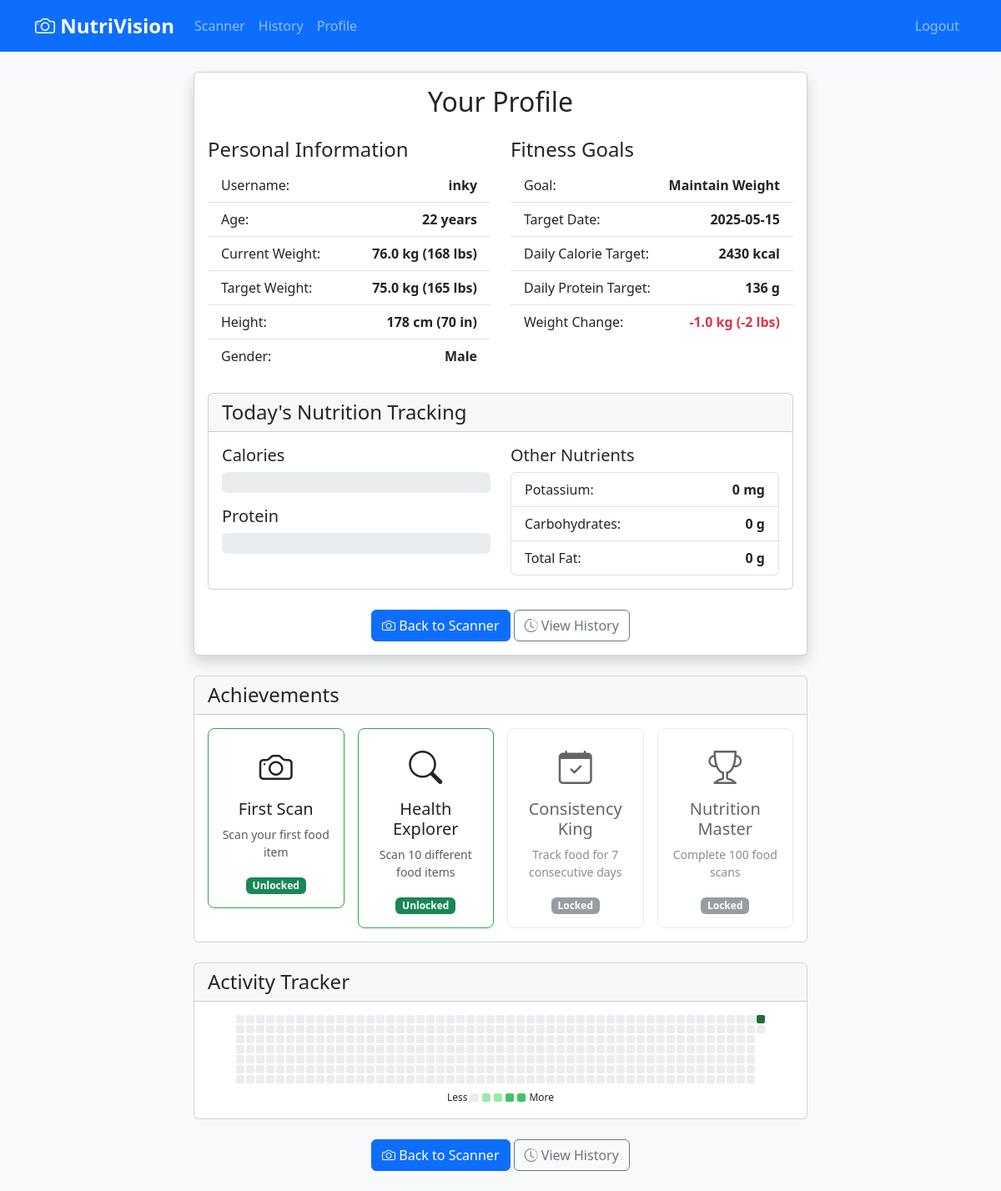
Screenshot of /profile (signed in) with the database file from the repository.
### tables this page shows
CREATE TABLE users (
        id INTEGER PRIMARY KEY AUTOINCREMENT,
        username TEXT UNIQUE NOT NULL,
        password TEXT NOT NULL,
        age INTEGER NOT NULL,
        weight REAL NOT NULL,
        target_weight REAL,
        gender TEXT NOT NULL,
        height INTEGER NOT NULL,
        goal INTEGER NOT NULL,
        target_date DATETIME NOT NULL,
        calories INTEGER NOT NULL,
        potassium INTEGER NOT NULL,
        protein INTEGER NOT NULL,
        carbs INTEGER NOT NULL,
        total_fat INTEGER NOT NULL,
        max_daily_calories INTEGER NOT NULL,
        max_daily_protein INTEGER NOT NULL,
        created_at DATETIME DEFAULT CURRENT_TIMESTAMP
    );

### app.py (the view)
@app.route("/profile")
@login_required
def profile():
    print("[DEBUG] Accessing profile page")
    conn = get_db_connection()
    cur = conn.cursor()
    cur.execute('''
        SELECT
            ROUND(COALESCE(SUM(total_cal), 0), 1) as calories,
            ROUND(COALESCE(SUM(potassium), 0), 1) as potassium,
            ROUND(COALESCE(SUM(protein), 0), 1) as protein,
            ROUND(COALESCE(SUM(total_carbs), 0), 1) as carbs,
            ROUND(COALESCE(SUM(total_fat), 0), 1) as total_fat
        FROM scanned_items
        WHERE user_id = ?
        AND date(timestamp) = date('now', 'localtime')
    ''', (current_user.id,))
    totals = cur.fetchone()
    conn.close()
    totals_dict = {
        'calories': float(totals['calories']) if totals else 0.0,
        'potassium': float(totals['potassium']) if totals else 0.0,
        'protein': float(totals['protein']) if totals else 0.0,
        'carbs': float(totals['carbs']) if totals else 0.0,
        'total_fat': float(totals['total_fat']) if totals else 0.0
    }
    return render_template('profile.html', user=current_user, totals=totals_dict)

### app.py (called while the page is built)
def get_activity_color(count):
    if count == 0:
        return '#ebedf0'
    elif count <= 2:
        return '#9be9a8'
    elif count <= 4:
        return '#40c463'
    elif count <= 6:
        return '#30a14e'
    else:
        return '#216e39'

@app.teardown_appcontext
def cleanup(error):
    if error is not None:  # Only cleanup on actual errors or shutdown
        print("[DEBUG] Cleaning up resources")
        global video_camera
        if video_camera:
            video_camera.stop()
            video_camera = None

@login_manager.user_loader
def load_user(user_id):
    conn = get_db_connection()
    cur = conn.cursor()
    cur.execute('SELECT * FROM users WHERE id = ?', (user_id,))
    user_data = cur.fetchone()
    conn.close()
    if user_data:
        user_dict = dict(user_data)
        return User(user_dict)
    return None

### database.py (called while the page is built)
def get_db_connection():
    conn = sqlite3.connect(DATABASE_NAME)
    conn.row_factory = sqlite3.Row  # This enables column access by name: row['column_name']
    return conn

### templates/profile.html (shortened to what this page needs)
{% extends "base.html" %}
{% block content %}
<div class="row justify-content-center">
    <div class="col-md-8">
        <div class="card shadow mb-4">
            <div class="card-body">
                <h2 class="card-title text-center mb-4">Your Profile</h2>
                <div class="row mb-4">
                    <div class="col-md-6">
                        <h4>Personal Information</h4>
                        <ul class="list-group list-group-flush">
                            <li class="list-group-item d-flex justify-content-between">
                                <span>Username:</span>
                                <strong>{{ user.username }}</strong>
                            </li>
                            <li class="list-group-item d-flex justify-content-between">
                                <span>Age:</span>
                                <strong>{{ user.data.age }} years</strong>
                            </li>
                            <li class="list-group-item d-flex justify-content-between">
                                <span>Current Weight:</span>
                                <strong>{{ user.data.weight }} kg ({{ (user.data.weight * 2.20462)|round|int }} lbs)</strong>
                            </li>
                            <li class="list-group-item d-flex justify-content-between">
                                <span>Target Weight:</span>
                                <strong>{{ user.data.target_weight|default(user.data.weight) }} kg ({{ (user.data.target_weight|default(user.data.weight) * 2.20462)|round|int }} lbs)</strong>
                            </li>
                            <li class="list-group-item d-flex justify-content-between">
                                <span>Height:</span>
                                <strong>{{ user.data.height }} cm ({{ (user.data.height / 2.54)|round|int }} in)</strong>
                            </li>
                            <li class="list-group-item d-flex justify-content-between">
                                <span>Gender:</span>
                                <strong>{{ user.data.gender|title }}</strong>
                            </li>
                        </ul>
                    </div>
                    <div class="col-md-6">
                        <h4>Fitness Goals</h4>
                        <ul class="list-group list-group-flush">
                            <li class="list-group-item d-flex justify-content-between">
                                <span>Goal:</span>
                                <strong>
                                    {% if user.data.goal == 1 %}
                                        Lose Weight
                                    {% elif user.data.goal == 2 %}
                                        Maintain Weight
                                    {% else %}
                                        Gain Weight
                                    {% endif %}
                                </strong>
                            </li>
                            <li class="list-group-item d-flex justify-content-between">
                                <span>Target Date:</span>
                                <strong>{{ user.data.target_date[:10] }}</strong>
                            </li>
                            <li class="list-group-item d-flex justify-content-between">
                                <span>Daily Calorie Target:</span>
                                <strong>{{ user.data.max_daily_calories }} kcal</strong>
                            </li>
                            <li class="list-group-item d-flex justify-content-between">
                                <span>Daily Protein Target:</span>
                                <strong>{{ user.data.max_daily_protein }} g</strong>
                            </li>
                            <li class="list-group-item d-flex justify-content-between">
                                <span>Weight Change:</span>
                                {% set weight_diff = (user.data.target_weight|default(user.data.weight) - user.data.weight) %}
                                {% set lbs_diff = (weight_diff * 2.20462)|round|int %}
                                <strong class="{% if weight_diff < 0 %}text-danger{% elif weight_diff > 0 %}text-success{% else %}text-muted{% endif %}">
                                    {{ weight_diff|round(1) }} kg ({{ lbs_diff }} lbs)
                                </strong>
                            </li>
                        </ul>
                    </div>
                </div>
                <div class="card mb-4">
                    <div class="card-header">
                        <h4 class="mb-0">Today's Nutrition Tracking</h4>
                    </div>
                    <div class="card-body">
                        <div class="row">
                            <div class="col-md-6">
                                <h5>Calories</h5>
                                {% set calories = totals.calories|default(0) if totals else 0 %}
                                {% set max_calories = user.data.max_daily_calories|default(2000) %}
                                {% set calorie_percent = ((calories / max_calories * 100)|round|int) if max_calories > 0 else 0 %}
                                <div class="progress mb-3" style="height: 25px;">
                                </div>
                                <h5>Protein</h5>
                                {% set protein = totals.protein|default(0) if totals else 0 %}
                                {% set max_protein = user.data.max_daily_protein|default(150) %}
                                {% set protein_percent = ((protein / max_protein * 100)|round|int) if max_protein > 0 else 0 %}
                                <div class="progress mb-3" style="height: 25px;">
                                </div>
                            </div>
                            <div class="col-md-6">
                                <h5>Other Nutrients</h5>
                                <ul class="list-group">
                                    <li class="list-group-item d-flex justify-content-between">
                                        <span>Potassium:</span>
                                        <strong>{{ (totals.potassium|default(0) if totals else 0)|round|int }} mg</strong>
                                    </li>
                                    <li class="list-group-item d-flex justify-content-between">
                                        <span>Carbohydrates:</span>
                                        <strong>{{ (totals.carbs|default(0) if totals else 0)|round|int }} g</strong>
                                    </li>
                                    <li class="list-group-item d-flex justify-content-between">
                                        <span>Total Fat:</span>
                                        <strong>{{ (totals.total_fat|default(0) if totals else 0)|round|int }} g</strong>
                                    </li>
                                </ul>
                            </div>
                        </div>
                    </div>
                </div>
                <div class="text-center">
                    <a href="{{ url_for('home') }}" class="btn btn-primary">
                        <i class="bi bi-camera"></i> Back to Scanner
                    </a>
                    <a href="{{ url_for('logs') }}" class="btn btn-outline-secondary">
                        <i class="bi bi-clock-history"></i> View History
                    </a>
                </div>
            </div>
        </div>
        <div class="card mb-4">
            <div class="card-header">
                <h4 class="mb-0">Achievements</h4>
            </div>
            <div class="card-body">
                <div class="row g-3">
                    {% set achievements = get_user_achievements(user.id) %}
                    {% for achievement in achievements %}
                    <div class="col-md-4 col-lg-3">
                        <div class="achievement-badge text-center p-3 {{ 'achieved' if achievement.unlocked else 'locked' }}">
                            <div class="badge-icon mb-2">
                                <i class="bi {{ achievement.icon }} fs-1"></i>
                            </div>
                            <h5 class="badge-title">{{ achievement.title }}</h5>
                            <p class="badge-description small text-muted">{{ achievement.description }}</p>
                            {% if achievement.unlocked %}
                            <span class="badge bg-success">Unlocked</span>
                            {% else %}
                            <span class="badge bg-secondary">Locked</span>
                            {% endif %}
                        </div>
                    </div>
                    {% endfor %}
                </div>
            </div>
        </div>
        <div class="card mb-4">
            <div class="card-header">
                <h4 class="mb-0">Activity Tracker</h4>
            </div>
            <div class="card-body">
                <div class="activity-grid">
                    {% set activity_data = get_activity_data(user.id) %}
                    <div class="activity-calendar">
                        {% for week in activity_data %}
                        <div class="activity-week">
                            {% for day in week %}
                            <div class="activity-day"
                                 data-date="{{ day.date }}"
                                 data-count="{{ day.count }}"
                                 style="background-color: {{ get_activity_color(day.count) }}">
                            </div>
                            {% endfor %}
                        </div>
                        {% endfor %}
                    </div>
                    <div class="activity-legend mt-2">
                        <span>Less</span>
                        {% for level in range(5) %}
                        <div class="activity-level" style="background-color: {{ get_activity_color(level) }}"></div>
                        {% endfor %}
                        <span>More</span>
                    </div>
                </div>
            </div>
        </div>
        <div class="text-center">
            <a href="{{ url_for('home') }}" class="btn btn-primary">
                <i class="bi bi-camera"></i> Back to Scanner
            </a>
            <a href="{{ url_for('logs') }}" class="btn btn-outline-secondary">
                <i class="bi bi-clock-history"></i> View History
            </a>
        </div>
    </div>
</div>
{% endblock %}

### templates/profile.html (style rules this page uses)
.achievement-badge { border-radius: 8px; border: 1px solid #dee2e6; transition: transform 0.2s; }
.achievement-badge.achieved { border-color: #28a745; }
.achievement-badge.locked { opacity: 0.7; }
.activity-grid { display: flex; flex-direction: column; align-items: center; }
.activity-calendar { display: flex; gap: 2px; }
.activity-week { display: flex; flex-direction: column; gap: 2px; }
.activity-day { width: 10px; height: 10px; border-radius: 2px; position: relative; }
.activity-legend { display: flex; align-items: center; gap: 4px; font-size: 12px; }
.activity-level { width: 10px; height: 10px; border-radius: 2px; }

### rows the page displays
users: username "inky", data.age "22", data.weight "76.0", (user.data.weight*2.20462)|round|int "168", data.target_weight "75.0", target_weight+weight "165", data.height "178", (user.data.height/2.54)|round|int "70", data.gender "Male", data "2025-05-15", data.max_daily_calories "2430", data.max_daily_protein "136"

### other values shown
{{ weight_diff|round(1) }} "-1.0"
{{ lbs_diff }} "-2"
{{ (totals.potassium|default(0) if totals else 0)|round|int }} "0"
{{ (totals.carbs|default(0) if totals else 0)|round|int }} "0"
{{ (totals.total_fat|default(0) if totals else 0)|round|int }} "0"
{{ achievement.title }} "First Scan" "Health Explorer" "Consistency King" "Nutrition Master"
{{ achievement.description }} "Scan your first food item" "Scan 10 different food items" "Track food for 7 consecutive days" "Complete 100 food scans"
